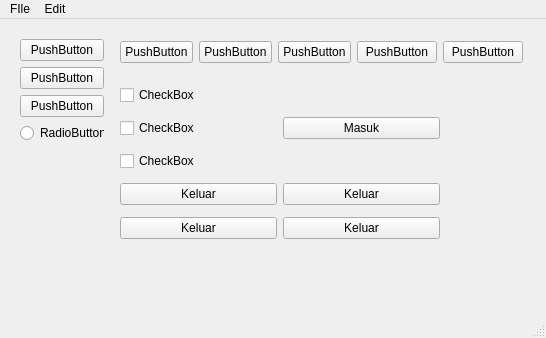
<?xml version="1.0" encoding="UTF-8"?>
<ui version="4.0">
 <class>MainWindow</class>
 <widget class="QMainWindow" name="MainWindow">
  <property name="geometry">
   <rect>
    <x>0</x>
    <y>0</y>
    <width>546</width>
    <height>338</height>
   </rect>
  </property>
  <property name="windowTitle">
   <string>MainWindow</string>
  </property>
  <widget class="QWidget" name="centralwidget">
   <widget class="QWidget" name="layoutWidget">
    <property name="geometry">
     <rect>
      <x>20</x>
      <y>20</y>
      <width>84</width>
      <height>106</height>
     </rect>
    </property>
    <layout class="QVBoxLayout" name="verticalLayout">
     <item>
      <widget class="QPushButton" name="pushButton_3">
       <property name="text">
        <string>PushButton</string>
       </property>
      </widget>
     </item>
     <item>
      <widget class="QPushButton" name="pushButton_4">
       <property name="text">
        <string>PushButton</string>
       </property>
      </widget>
     </item>
     <item>
      <widget class="QPushButton" name="pushButton_5">
       <property name="text">
        <string>PushButton</string>
       </property>
      </widget>
     </item>
     <item>
      <widget class="QRadioButton" name="radioButton">
       <property name="text">
        <string>RadioButton</string>
       </property>
      </widget>
     </item>
    </layout>
   </widget>
   <widget class="QWidget" name="layoutWidget">
    <property name="geometry">
     <rect>
      <x>120</x>
      <y>60</y>
      <width>320</width>
      <height>166</height>
     </rect>
    </property>
    <layout class="QGridLayout" name="gridLayout">
     <item row="3" column="1">
      <widget class="QPushButton" name="pushButton">
       <property name="text">
        <string>Masuk</string>
       </property>
      </widget>
     </item>
     <item row="6" column="1">
      <widget class="QPushButton" name="pushButton_8">
       <property name="text">
        <string>Keluar</string>
       </property>
      </widget>
     </item>
     <item row="5" column="1">
      <widget class="QPushButton" name="pushButton_9">
       <property name="text">
        <string>Keluar</string>
       </property>
      </widget>
     </item>
     <item row="5" column="0">
      <widget class="QPushButton" name="pushButton_7">
       <property name="text">
        <string>Keluar</string>
       </property>
      </widget>
     </item>
     <item row="6" column="0">
      <widget class="QPushButton" name="pushButton_6">
       <property name="text">
        <string>Keluar</string>
       </property>
      </widget>
     </item>
     <item row="4" column="0">
      <widget class="QCheckBox" name="checkBox_2">
       <property name="text">
        <string>CheckBox</string>
       </property>
      </widget>
     </item>
     <item row="2" column="0">
      <widget class="QCheckBox" name="checkBox_3">
       <property name="text">
        <string>CheckBox</string>
       </property>
      </widget>
     </item>
     <item row="3" column="0">
      <widget class="QCheckBox" name="checkBox">
       <property name="text">
        <string>CheckBox</string>
       </property>
      </widget>
     </item>
    </layout>
   </widget>
   <widget class="QWidget" name="layoutWidget">
    <property name="geometry">
     <rect>
      <x>120</x>
      <y>20</y>
      <width>403</width>
      <height>27</height>
     </rect>
    </property>
    <layout class="QHBoxLayout" name="horizontalLayout_2">
     <item>
      <layout class="QHBoxLayout" name="horizontalLayout">
       <item>
        <widget class="QPushButton" name="pushButton_2">
         <property name="text">
          <string>PushButton</string>
         </property>
        </widget>
       </item>
       <item>
        <widget class="QPushButton" name="pushButton_11">
         <property name="text">
          <string>PushButton</string>
         </property>
        </widget>
       </item>
       <item>
        <widget class="QPushButton" name="pushButton_10">
         <property name="text">
          <string>PushButton</string>
         </property>
        </widget>
       </item>
      </layout>
     </item>
     <item>
      <widget class="QPushButton" name="pushButton_12">
       <property name="text">
        <string>PushButton</string>
       </property>
      </widget>
     </item>
     <item>
      <widget class="QPushButton" name="pushButton_13">
       <property name="text">
        <string>PushButton</string>
       </property>
      </widget>
     </item>
    </layout>
   </widget>
  </widget>
  <widget class="QMenuBar" name="menubar">
   <property name="geometry">
    <rect>
     <x>0</x>
     <y>0</y>
     <width>546</width>
     <height>21</height>
    </rect>
   </property>
   <widget class="QMenu" name="menuFIle">
    <property name="title">
     <string>FIle</string>
    </property>
    <widget class="QMenu" name="menuCopy">
     <property name="title">
      <string>Copy</string>
     </property>
     <addaction name="actionSebagian"/>
     <addaction name="actionSemuanya"/>
    </widget>
    <addaction name="actionNew"/>
    <addaction name="menuCopy"/>
    <addaction name="separator"/>
    <addaction name="actionExit"/>
   </widget>
   <widget class="QMenu" name="menuEdit">
    <property name="title">
     <string>Edit</string>
    </property>
    <addaction name="actionUndo"/>
    <addaction name="actionRedo"/>
   </widget>
   <addaction name="menuFIle"/>
   <addaction name="menuEdit"/>
  </widget>
  <widget class="QStatusBar" name="statusbar"/>
  <action name="actionNew">
   <property name="text">
    <string>New</string>
   </property>
  </action>
  <action name="actionUndo">
   <property name="text">
    <string>Undo</string>
   </property>
  </action>
  <action name="actionRedo">
   <property name="text">
    <string>Redo</string>
   </property>
  </action>
  <action name="actionClear_Menu">
   <property name="text">
    <string>Clear Menu</string>
   </property>
  </action>
  <action name="actionSave">
   <property name="text">
    <string>Save</string>
   </property>
  </action>
  <action name="actionSave_As">
   <property name="text">
    <string>Save As</string>
   </property>
  </action>
  <action name="actionExit">
   <property name="text">
    <string>Exit</string>
   </property>
  </action>
  <action name="actionSebagian">
   <property name="text">
    <string>Cut</string>
   </property>
  </action>
  <action name="actionSemuanya">
   <property name="text">
    <string>Copy</string>
   </property>
  </action>
 </widget>
 <resources/>
 <connections/>
</ui>
